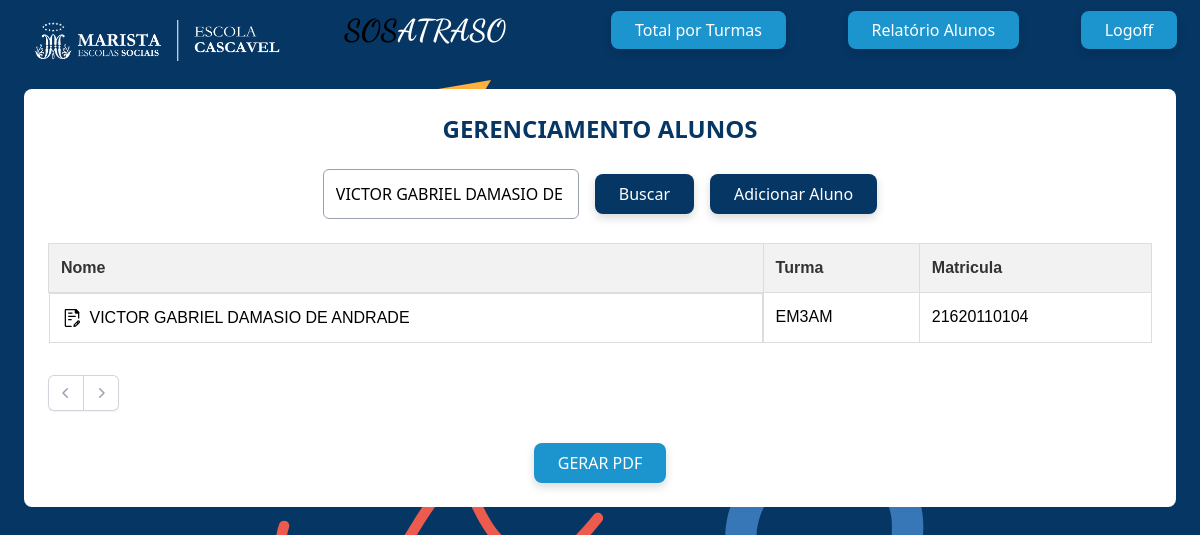
The page /admin/alunos/alunos.php?busca_nome=VICTOR GABRIEL DAMASIO DE ANDRADE (signed in) on the database its author committed.
### tables this page shows
CREATE TABLE `alunos` (
  `matricula` varchar(120) NOT NULL,
  `nome` varchar(120) NOT NULL,
  `turma` varchar(50) NOT NULL
);

### admin/alunos/alunos.php (the view, shortened to what this page needs)
<?php
include('../../config/conexao.php');
include('../include/header.php');
$limit = 20;
$paginaAtual = isset($_GET['pagination']) ? (int)$_GET['pagination'] : 1;
$offset = ($paginaAtual - 1) * $limit;
$busca_nome = '';
if (isset($_POST['busca_nome'])) {
    $busca_nome = trim($_POST['busca_nome']);
    header("Location: ?pagination=1&busca_nome=" . urlencode($busca_nome));
    exit();
} elseif (isset($_GET['busca_nome'])) {
    $busca_nome = trim($_GET['busca_nome']);
}
$filtro_nome = "";
$params = [];
if (!empty($busca_nome)) {
    $filtro_nome = "WHERE nome LIKE :nome";
    $params[':nome'] = "%" . $busca_nome . "%";
}
$sqlRelatorio_sql = "SELECT * FROM alunos $filtro_nome ORDER BY nome ASC LIMIT $offset, $limit";
$stmtRelatorio = $pdo->prepare($sqlRelatorio_sql);
$stmtRelatorio->execute($params);
$dataRelatorio = $stmtRelatorio->fetchAll();
$sqlTotal = "SELECT COUNT(*) as total FROM sosatraso $filtro_nome";
$stmtTotal = $pdo->prepare($sqlTotal);
$stmtTotal->execute($params);
$totalRegistros = $stmtTotal->fetch()['total'];
$totalPaginas = ceil($totalRegistros / $limit);
?>
<div class="bg-white w-6xl mx-auto p-6 rounded-lg">
    <p class="text-2xl mx-auto text-center font-black text-marista mb-6">GERENCIAMENTO ALUNOS</p>
    <form method="post" class="mb-6 flex flex-col md:flex-row gap-4 items-center justify-center">
        <input type="text" name="busca_nome" placeholder="Buscar aluno pelo nome"
               value="<?php echo htmlspecialchars($busca_nome); ?>"
               class="border border-gray-400 rounded-md p-3 w-64">
        <button type="submit" class="bg-marista text-white px-6 py-2 rounded-lg drop-shadow-lg">Buscar</button>
        <a href="./addalunos.php" class="bg-marista text-white px-6 py-2 rounded-lg drop-shadow-lg">Adicionar Aluno</a>
    </form>
    <div id="resultados">
        <table class="table w-full text-left">
            <thead>
                <tr>
                    <th>Nome</th>
                    <th>Turma</th>
                    <th>Matricula</th>
                </tr>
            </thead>
            <tbody>
                <?php if (!empty($dataRelatorio)) {
                    foreach ($dataRelatorio as $dado) { ?>
                        <tr>
                            <td class="flex items-center gap-2">
                            <a href="./editalunos.php?matricula=<?php echo $dado['matricula']; ?>">
                                    <img src="../imagems/edit.svg" alt="editar" class="w-5 h-5 hover:scale-110 transition-transform duration-200">
                                </a>
                                <?php echo htmlspecialchars($dado['nome']); ?>
                            </td>
                            <td><?php echo htmlspecialchars($dado['turma']); ?></td>
                            <td><?php echo htmlspecialchars($dado['matricula']); ?></td>
                        </tr>
                <?php }
                } else { ?>
                    <tr><td colspan="4">Nenhum aluno encontrado!</td></tr>
                <?php } ?>
            </tbody>
        </table>
        <div class="mt-8">
            <nav class="isolate inline-flex -space-x-px rounded-md shadow-xs mx-auto justify-center flex" aria-label="Pagination">
                <?php
                $queryBase = "?busca_nome=" . urlencode($busca_nome) . "&pagination=";
                $prev = $paginaAtual - 1;
                $next = $paginaAtual + 1;
                ?>
                <a href="<?php echo ($prev >= 1) ? $queryBase . $prev : '#'; ?>"
                   class="relative inline-flex items-center rounded-l-md px-2 py-2 text-gray-400 ring-1 ring-gray-300 ring-inset hover:bg-gray-50">
                    <svg class="size-5" viewBox="0 0 20 20" fill="currentColor">
                        <path fill-rule="evenodd" d="M11.78 5.22a.75.75 0 0 1 0 1.06L8.06 10l3.72 3.72a.75.75 0 1 1-1.06 1.06l-4.25-4.25a.75.75 0 0 1 0-1.06l4.25-4.25a.75.75 0 0 1 1.06 0Z" clip-rule="evenodd" />
                    </svg>
                </a>
                <a href="<?php echo ($next <= $totalPaginas) ? $queryBase . $next : '#'; ?>"
                   class="relative inline-flex items-center rounded-r-md px-2 py-2 text-gray-400 ring-1 ring-gray-300 ring-inset hover:bg-gray-50">
                    <svg class="size-5" viewBox="0 0 20 20" fill="currentColor">
                        <path fill-rule="evenodd" d="M8.22 5.22a.75.75 0 0 1 1.06 0l4.25 4.25a.75.75 0 0 1 0 1.06l-4.25 4.25a.75.75 0 0 1-1.06-1.06L11.94 10 8.22 6.28a.75.75 0 0 1 0-1.06Z" clip-rule="evenodd" />
                    </svg>
                </a>
            </nav>
        </div>
        <div class="text-center mt-8">
            <a href="../relatorio_alunos.php?busca_nome=<?php echo urlencode($busca_nome); ?>" target="_blank">
                <button class="bg-marista2 text-white px-6 py-2 rounded-lg drop-shadow-lg">GERAR PDF</button>
            </a>
        </div>
    </div>
</div>

### css/geral.css (style rules this page uses)
body { background-color: #063664 !important; margin: 0; background-image: url(../imagens/grafismo_pag_login.svg); background-position: center; background-position-y: -20%; background-repeat: no-repeat; }

### admin/css/geral.css (style rules this page uses)
table { margin: 0 auto; width: 100%; border-collapse: collapse; margin-bottom: 20px; font-family: Arial, sans-serif; text-align: left; }
th, td { padding: 12px; border: 1px solid #ddd; }
th { background-color: #f2f2f2; color: #333; }

### rows shown on the page
alunos: nome "VICTOR GABRIEL DAMASIO DE ANDRADE", turma "EM3AM", matricula "21620110104"
